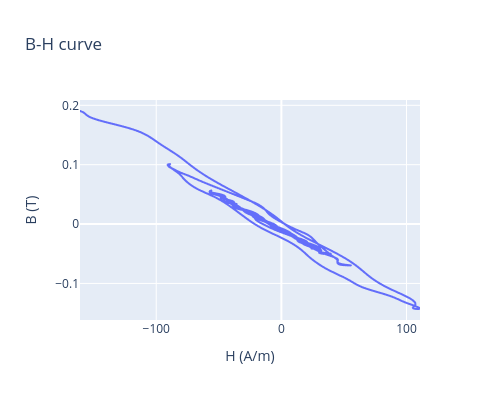

Notebook source saved alongside this figure:
### Code cell
import plotly.express as px
import plotly.graph_objects as go       
import numpy as np

# Créer un array avec les indices
indices = np.arange(len(H))
i_delay= 30
fig = px.line(x=H[:-i_delay], y=B[i_delay:], labels={"x":"H (A/m)", "y":"B (T)"}, title="B-H curve",
    hover_data={'index': indices[i_delay:]}  # Ajouter l'index aux données de survol
)
fig.update_layout(width=500, height=400)
fig.show()

### Figure 1 — Plotly figure (JSON) as saved in the notebook; plotly's stock layout.template omitted (floating-point values rounded to 4 significant figures; data arrays with more than 128 entries replaced by an {"elided": "..."} marker saying what was removed)
{"data": [{"customdata": {"elided": "9021x1 int values"}, "hovertemplate": "H (A/m)=%{x}<br>B (T)=%{y}<br>index=%{customdata[0]}<extra></extra>", "legendgroup": "", "line": {"color": "#636efa", "dash": "solid"}, "marker": {"symbol": "circle"}, "mode": "lines", "name": "", "showlegend": false, "type": "scattergl", "x": {"elided": "9021 float values"}, "xaxis": "x", "y": {"elided": "9021 float values"}, "yaxis": "y"}], "layout": {"height": 400, "legend": {"tracegroupgap": 0}, "title": {"text": "B-H curve"}, "width": 500, "xaxis": {"anchor": "y", "domain": [0, 1], "title": {"text": "H (A/m)"}}, "yaxis": {"anchor": "x", "domain": [0, 1], "title": {"text": "B (T)"}}}}
